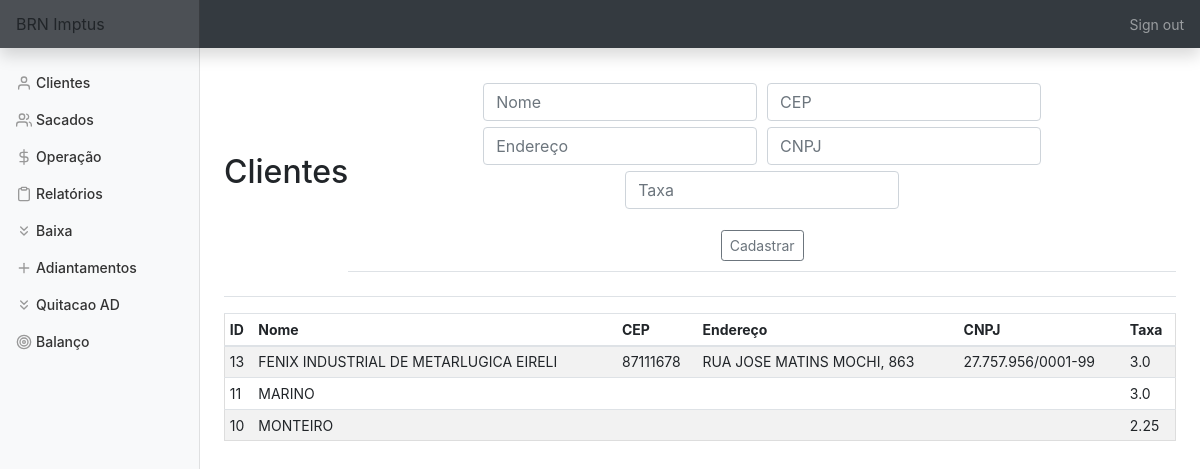
/clientes (signed in), run on an earlier commit of the app's database.
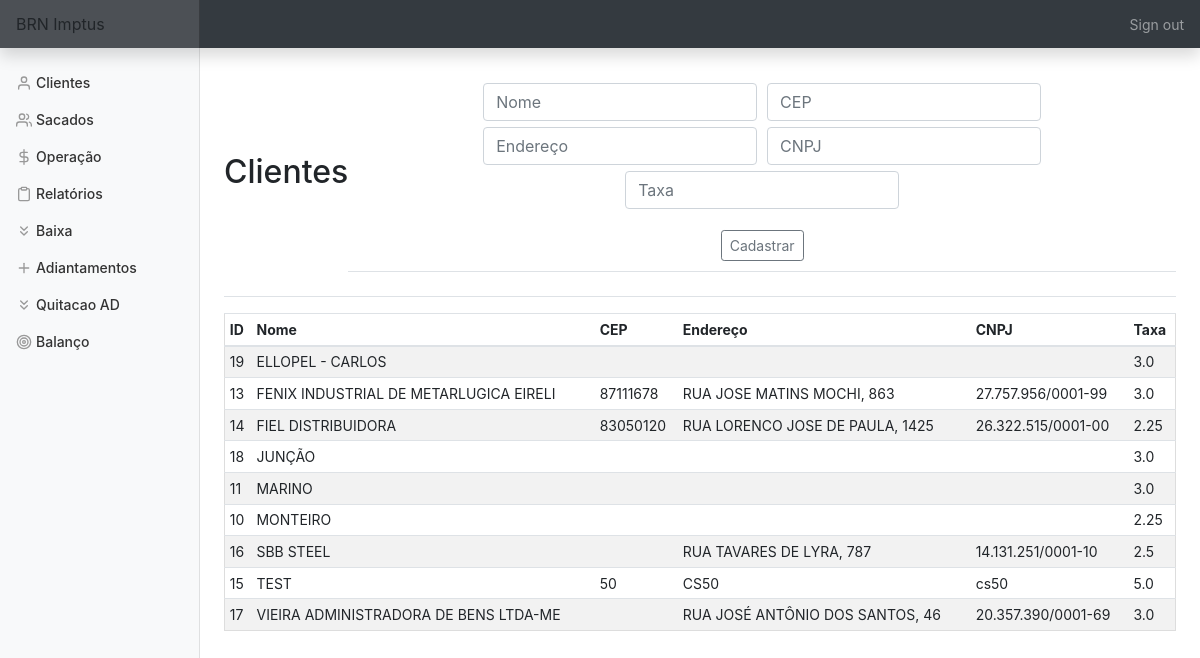
And on a later commit of the database.
### tables this page shows
CREATE TABLE clientes (id INTEGER PRIMARY KEY AUTOINCREMENT NOT NULL,
						nome TEXT NOT NULL,
						cep TEXT NOT NULL,
						endereço TEXT NOT NULL, cnpj TEXT, taxa FLOAT);

### app.py (the view, shortened to what this page needs)
@app.route('/clientes', methods=['GET', 'POST'])
@login_required
def clientes():
    con = sqlite3.connect(DATABASE)
    con.row_factory = sqlite3.Row
    cur = con.cursor()
    if request.method == 'GET':
        cur.execute('SELECT * FROM clientes ORDER BY nome')
        rows = cur.fetchall()
        return render_template('clientes.html', rows=rows)

### app.py (called while the page is built)
@app.after_request
def after_request(response):
    response.headers["Cache-Control"] = "no-cache, no-store, must-revalidate"
    response.headers["Expires"] = 0
    response.headers["Pragma"] = "no-cache"
    return response

### helper.py (called while the page is built)
def login_required(f):
    @wraps(f)
    def decorated_function(*args, **kwargs):
        if session.get("user_id") is None:
            return redirect("/login")
        return f(*args, **kwargs)
    return decorated_function

### templates/clientes.html (shortened to what this page needs)
{% extends "layout.html" %}
{% block main %}
    <div class='d-flex justify-content-between flex-warp flex-md-nowrap align-items-center pt-3 pb-2 mb-3 border-bottom'>
        <h1 class='h2'>Clientes</h1>
        <div class='d-flex justify-content-between flex-warp flex-md-nowrap align-items-center pt-3 pb-2 mb-3 border-bottom'>
            <form action='clientes' method='POST'>
                <div class='form-group'>
                    <input title='Insira o nome/razão social do cliente' alt='Insira o nome/razão social do cliente' name='nome' autofocus class='form-control' placeholder='Nome' type='text' required>
                    <input title='Insira o cep do cliente' alt='Insira o cep do cliente'name='cep' autofocus class='form-control' placeholder='CEP' type='number'>
                    <input title='Insira o endereço do cliente' alt='Insira o endereço do cliente'name='endereco' autofocus class='form-control' placeholder='Endereço' type='text'>
                    <input title='Insira o cpf/cnpj do cliente' alt='Insira o cpf/cnpj do cliente'name='cnpj' autofocus class='form-control' placeholder='CNPJ' type='text'>
                    <input title='Insira a taxa negociada com o cliente' alt='Insira a taxa negociada com o cliente'name='tx' autofocus class='form-control' placeholder='Taxa' type='number' step='0.01' required>
                </div>
                <button type='submit' class='btn btn-sm btn-outline-secondary'>Cadastrar</button>
            </form>
        </div>
    </div>
    <div class='table-responsive'>
        <table class='table table-striped table-sm'>
            <thead>
                <tr>
                    <th>ID</th>
                    <th>Nome</th>
                    <th>CEP</th>
                    <th>Endereço</th>
                    <th>CNPJ</th>
                    <th>Taxa</th>
                </tr>
            </thead>
            <tbody>
                {% for row in rows %}
                    <tr>
                        <td>{{ row['id'] }}</td>
                        <td>{{ row['nome'] }}</td>
                        <td>{{ row['cep'] }}</td>
                        <td>{{ row['endereço'] }}</td>
                        <td>{{ row['cnpj'] }}</td>
                        <td>{{ row['taxa'] }}</td>
                    </tr>
                {% endfor %}
            </tbody>
        </table>
    </div>
{% endblock %}

### templates/layout.html (shortened to what this page needs)
<!DOCTYPE html>
    <html lang="pt-br">
        <head>
            <link rel="stylesheet" href="https://stackpath.bootstrapcdn.com/bootstrap/4.5.2/css/bootstrap.min.css">
            <link href="https://maxcdn.bootstrapcdn.com/bootstrap/4.1.3/css/bootstrap.min.css" rel="stylesheet">
            <link href="/static/styles.css" rel="stylesheet">
        </head>
        <body>
            <nav class='navbar navbar-dark sticky-top bg-dark felx-md-nowrap p-0 shadow'>
                <a class='navbar-brand col-md-3 col-lg-2 mr-0 px-3'>BRN Imptus</a>
                {% if session.user_id %}
                <ul class='navbar-nav px-3'>
                    <li class='nav-item text-nowrap'>
                        <a class='nav-link' href='/logout'>Sign out</a>
                    </li>
                </ul>
                {% endif %}
            </nav>
            <div class='container-fluid'>
                <div class='row'>
                    {% if session.user_id %}
                    <nav id='sidebarMenu' class='col-md-3 col-lg-2 d-md-block bg-light sidebar collapse'>
                        <div class='sidebar-sticky pt-3'>
                            <ul class='nav flex-column'>
                                <li class='nav-item'><a class='nav-link' href='/clientes'><span data-feather='user'></span>Clientes</a></li>
                                <li class='nav-item'><a class='nav-link' href='/sacados'><span data-feather='users'></span>Sacados</a></li>
                                <li class='nav-item'><a class='nav-link' href='/preparacao'><span data-feather='dollar-sign'></span>Operação</a></li>
                                <li class='nav-item'><a class='nav-link' href='/relatorios'><span data-feather='clipboard'></span>Relatórios</a></li>
                                <li class='nav-item'><a class='nav-link' href='/baixa'><span data-feather='chevrons-down'></span>Baixa</a></li>
                                <li class='nav-item'><a class='nav-link' href='/adiantamentos'><span data-feather='plus'></span>Adiantamentos</a></li>
                                <li class='nav-item'><a class='nav-link' href='/quitacao'><span data-feather='chevrons-down'></span>Quitacao AD</a></li>
                                <li class='nav-item'><a class='nav-link' href='/balanco'><span data-feather='target'></span>Balanço</a></li>
                            </ul>
                        </div>
                    </nav>
                    {% endif %}
                </div>
            </div>
            <main role='main' class='col-md-9 ml-sm-auto col-lg-10 px-md-4'>
                {% block main %}
                {% endblock %}
            </main>
        </body>
    </html>

### static/styles.css (style rules this page uses)
main .form-control { display: inline-block; width: auto; margin: 3px; }
main { overflow-x: auto; text-align: center; }
main table { text-align: left; border-collapse: collapse; border-spacing: 0; width: 100%; border: 1px solid #ddd; }
main table td, th { text-align: left; padding: 16px; }
button { margin: 2px; }
body { font-size: .875rem; height:100%; }
.feather { width: 16px; height: 16px; vertical-align: text-bottom; }
.sidebar { position: fixed; top: 0; bottom: 0; left: 0; z-index: 100; padding: 48px 0 0; box-shadow: inset -1px 0 0 rgba(0, 0, 0, .1); }
.sidebar-sticky { position: relative; top: 0; height: calc(100vh - 48px); padding-top: .5rem; overflow-x: hidden; overflow-y: auto; }
.sidebar .nav-link { font-weight: 500; color: #333; }
.sidebar .nav-link .feather { margin-right: 4px; color: #999; }
.navbar-brand { padding-top: .75rem; padding-bottom: .75rem; font-size: 1rem; background-color: rgba(201, 195, 195, 0.158); box-shadow: inset -1px 0 0 rgba(0, 0, 0, .25); }

What changed in the data, as far as the page shows it:
added clientes: id "19", nome "ELLOPEL - CARLOS", taxa "3.0"
added clientes: id "14", nome "FIEL DISTRIBUIDORA", cep "83050120", endereço "RUA LORENCO JOSE DE PAULA, 1425", cnpj "26.322.515/0001-00", taxa "2.25"
added clientes: id "18", nome "JUNÇÃO", taxa "3.0"
added clientes: id "16", nome "SBB STEEL", endereço "RUA TAVARES DE LYRA, 787", cnpj "14.131.251/0001-10", taxa "2.5"
added clientes: id "15", nome "TEST", cep "50", endereço "CS50", cnpj "cs50", taxa "5.0"
added clientes: id "17", nome "VIEIRA ADMINISTRADORA DE BENS LTDA-ME", endereço "RUA JOSÉ ANTÔNIO DOS SANTOS, 46", cnpj "20.357.390/0001-69", taxa "3.0"
